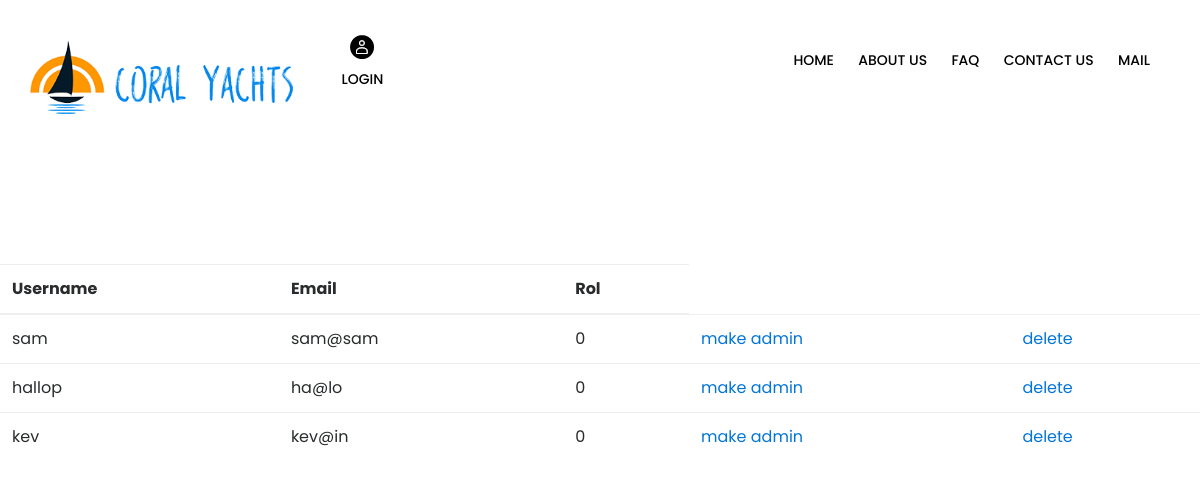
The app's page /examplecode/klantenoverzicht.php with its own data.
### tables this page shows
CREATE TABLE `gebruiker`
(
    `ID`         int(255) NOT NULL,
    `Username`   varchar(255) NOT NULL,
    `Email`      varchar(255) NOT NULL,
    `Rol`        int(10) NOT NULL,
    `Wachtwoord` varchar(255) NOT NULL
);

### examplecode/DatabaseConfig.php (called while the page is built)
<?php
class DatabaseConfig
{
    private $host = "localhost";
    private $user = "root";
    private $pwd = "";
    private $dbName = "boatymcboatface";
    public function connect()
    {
        $dataSoortName = 'mysql:host=' . $this->host . ';dbname=' . $this->dbName;
        $pdo = new PDO($dataSoortName, $this->user, $this->pwd);
        $pdo->setAttribute(PDO::ATTR_DEFAULT_FETCH_MODE, PDO::FETCH_ASSOC);
        return $pdo;
    }
}
?>

### examplecode/klantenoverzicht.php (the view, shortened to what this page needs)
<!DOCTYPE html>
<html xmlns="http://www.w3.org/1999/xhtml" lang="en">
<link rel="stylesheet" type="text/css" href="assets/css/main.css">
<link rel="stylesheet" type="text/css" id="r-color-roller" href="assets/color-files/color-08.css">
<?php
include "DatabaseConfig.php";
include "header.php";
?>
<br>
<br>
<br>
<br>
<br>
<br>
<br>
<br>
<br>
<br>
<br>
<?php
$dbconfig = new DatabaseConfig;
$userQuery = "SELECT * FROM gebruiker";
$userResult = $dbconfig->connect()->prepare($userQuery);
$userResult->execute(array());
$userRow = $userResult->fetchAll();
if (!empty($userRow)) {
	echo '
    <table class="table">
        <thead>
            <tr>
                <th>Username</th>
                <th>Email</th>
                <th>Rol</th>
            </tr>
        </thead>
        <tbody>
    ';
	$i = 0;
	$rowLength = count($userRow);
	while ($i < $rowLength) {
		echo
				'
            <tr>
            <td>' . $userRow[$i]["Username"] . '</td>
            <td>' . $userRow[$i]["Email"] . '</td>
            <td>' . $userRow[$i]["Rol"] . '</td>
            <td><a href="adminKlantController.php?id=' . $userRow[$i]["ID"] . '">make admin</a></td>
            <td><a href="deleteKlantController.php?id=' . $userRow[$i]["ID"] . '">delete</a></td>
            </tr>
        ';
		$i++;
		if ($i == $rowLength) {
			break;
		}
	}
	echo
	'
        </body>
    </table>
    ';
} else {
	echo "Geen gegevens in de database gevonden";
}
?>

### records on screen
gebruiker: Username "sam", Email "sam@sam", Rol "0"
gebruiker: Username "hallop", Email "ha@lo", Rol "0"
gebruiker: Username "kev", Email "kev@in", Rol "0"
